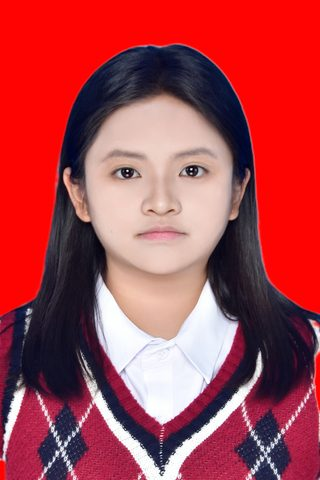
#> input picture mockups/_nurses_3x4/肖雯遥.jpg, 320 x 480 px, found by its file name; its folder holds 4 pictures in this run
$ python _crop_nurses_square.py
#> lines starting #> are read from the running program, lines starting #| are printed output that depends on the picture
# -*- coding: utf-8 -*-
"""陪护师头像统一定标裁切（最终版）

原理：
  1. 自动定位「发顶 y」「下巴 y」→ 得到头部高度 head_h
  2. 统一目标：头部高度 = 裁切边长的 62%  →  side = head_h / 0.62
  3. 人头在画面里本来就偏大的（王一茜/彭彦博），side 会超过原图宽度，
     此时用**背景红做边缘复制延展**（不是纯色填充，保留原有渐变），
     保证 6 张的头部占比完全一致
  4. 底色不变：延展用的就是原图最外侧像素的颜色

输入：mockups/_nurses_3x4/  （原始 3:4 压缩图，未被裁过）
输出：assets/images/nurses/*.jpg  （400x400, q82, progressive, 剥离 EXIF）
"""
import os
from PIL import Image

PROJ = r'D:\yxy\wx_project1'
SRC = os.path.join(PROJ, 'mockups', '_nurses_3x4')
DST = os.path.join(PROJ, 'assets', 'images', 'nurses')
ORDER = [u'肖雯遥', u'王一茜', u'彭彦博', u'方嘉倩', u'胡冰冰', u'谢远杰']

TARGET_HEAD = 0.62      # 头部高度 / 裁切边长
HAIR_TOP_POS = 0.16     # 发顶在裁切框内的纵向位置
OUT_SIDE = 400
QUALITY = 82

# 自动检测不准时的手动覆盖（像素坐标，基于 3:4 原图）
MANUAL_CHIN = {u'王一茜': 250}


def is_red(r, g, b):
    return r > 150 and (r - g) > 90 and (r - b) > 90


def is_skin(r, g, b):
    mx, mn = max(r, g, b), min(r, g, b)
    if mx - mn < 25:
        return False
    return (r > 110 and g > 45 and b > 25 and r > g and r > b
            and (r - g) >= 22 and (g - b) >= -10 and (r - b) >= 30)


def analyze(im):
    """返回 (发顶y, 下巴y, 脸中心x)"""
    w, h = im.size
    px = im.load()
    band = int(h * 0.80)
    hair_top = next((y for y in range(band)
                     if any(not is_red(*px[x, y]) for x in range(w))), 0)
    col = [0] * w
    for y in range(int(h * 0.55)):
        for x in range(w):
            if is_skin(*px[x, y]):
                col[x] += 1
    thr = max(4, int(h * 0.55 * 0.10))
    xs = [x for x in range(w) if col[x] >= thr]
    fx0, fx1 = xs[0], xs[-1]
    fw = fx1 - fx0 + 1
    rows = [sum(1 for x in range(fx0, fx1 + 1) if is_skin(*px[x, y])) for y in range(band)]
    pi = rows.index(max(rows))
    chin = next((y for y in range(pi, band) if rows[y] < fw * 0.62), band)
    return hair_top, chin, (fx0 + fx1) / 2.0


def expand_replicate(im, left, top, right, bottom):
    """用最外侧像素复制延展画布（背景是纯色，延展后无缝）"""
    w, h = im.size
    nw, nh = w + left + right, h + top + bottom
    out = Image.new('RGB', (nw, nh))
    out.paste(im, (left, top))
    if left:
        strip = im.crop((0, 0, 1, h))
        out.paste(strip.resize((left, h)), (0, top))
    if right:
        strip = im.crop((w - 1, 0, w, h))
        out.paste(strip.resize((right, h)), (left + w, top))
    if top:
        band = out.crop((0, top, nw, top + 1))
        out.paste(band.resize((nw, top)), (0, 0))
    if bottom:
        band = out.crop((0, top + h - 1, nw, top + h))
        out.paste(band.resize((nw, bottom)), (0, top + h))
    return out


def build(name):
    src = Image.open(os.path.join(SRC, name + '.jpg')).convert('RGB')
    w, h = src.size
    ht, chin, cx = analyze(src)
    chin = MANUAL_CHIN.get(name, chin)
    head_h = chin - ht

    side = int(round(head_h / TARGET_HEAD))
    side = min(side, h)                       # 纵向不能超过原图高度
    top = int(round(ht - side * HAIR_TOP_POS))
    left = int(round(cx - side / 2.0))

    pad_l = max(0, -left)
    pad_t = max(0, -top)
    pad_r = max(0, left + side - w)
    pad_b = max(0, top + side - h)
    canvas = expand_replicate(src, pad_l, pad_t, pad_r, pad_b)
    left += pad_l
    top += pad_t

    sq = canvas.crop((left, top, left + side, top + side))
    sq = sq.resize((OUT_SIDE, OUT_SIDE), Image.LANCZOS)
    out = os.path.join(DST, name + '.jpg')
    sq.save(out, 'JPEG', quality=QUALITY, optimize=True, progressive=True)
    return head_h, side, pad_l, pad_t, pad_r, pad_b, os.path.getsize(out) / 1024.0


def main():
    total = 0
    print('%-8s %-7s %-7s %-22s %s' % (u'姓名', u'头高', u'裁切边长', u'延展(左/上/右/下)', u'大小'))
    for name in ORDER:
        hh, side, pl, pt, pr, pb, kb = build(name)
#> in build, src is the input picture: PIL image 320x480 RGB; mean R, G, B 171.7, 68.5, 76.6
#> in analyze, `hair_top = next((y for y in range(band) if any(not is_red(*px[x, y]) f..`: hair_top = 44
#> in expand_replicate, `out = Image.new('RGB', (nw, nh))`: out: PIL image 320x484 RGB; every value is 0
#> in expand_replicate, `out.paste(im, (left, top))`:
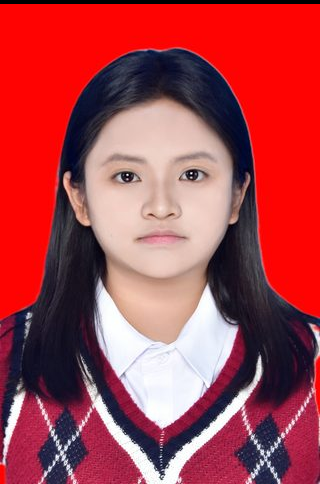
#> out: PIL image 320x484 RGB; mean R, G, B 170.3, 68, 76
#> in build, `sq = canvas.crop((left, top, left + side, top + side))`:
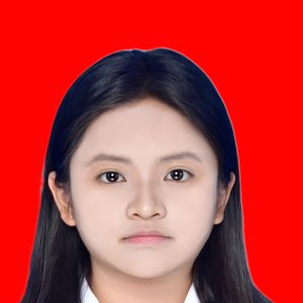
#> sq: PIL image 303x303 RGB; mean R, G, B 190.9, 58.4, 59.1
        total += kb
        print('%-8s %5dpx  %5dpx   %3d/%-3d/%-3d/%-3d        %.1fKB'
              % (name, hh, side, pl, pt, pr, pb, kb))
#| 肖雯遥        188px    303px     0/4  /0  /0          14.6KB
#> pass 2 of the loop in main, `for name in ORDER:`:
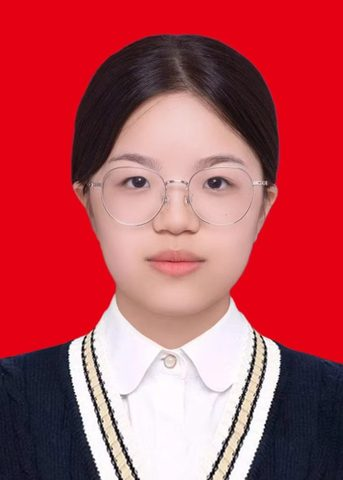
#> input picture mockups/_nurses_3x4/王一茜.jpg, 343 x 480 px, found by its file name
#> in build, src is the input picture: PIL image 343x480 RGB; mean R, G, B 183.1, 78, 87.4
#> in expand_replicate (call 2), `out.paste(band.resize((nw, top)), (0, 0))`:
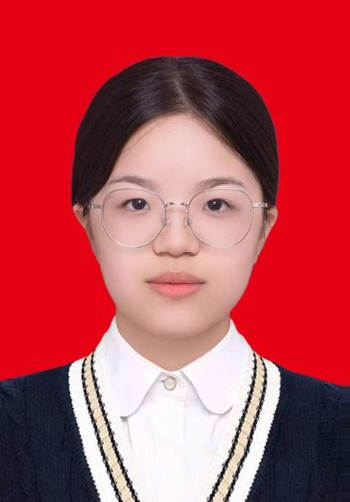
#> out: PIL image 350x502 RGB; mean R, G, B 185.1, 73.2, 83.3
#> in build (call 2), `sq = canvas.crop((left, top, left + side, top + side))`:
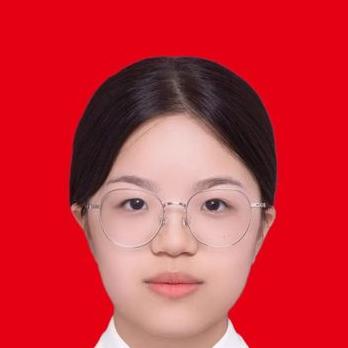
#> sq: PIL image 348x348 RGB; mean R, G, B 200.8, 49.1, 59.6
#| 王一茜        216px    348px     0/22 /7  /0          12.2KB
#> pass 3 of the loop in main, `for name in ORDER:`:
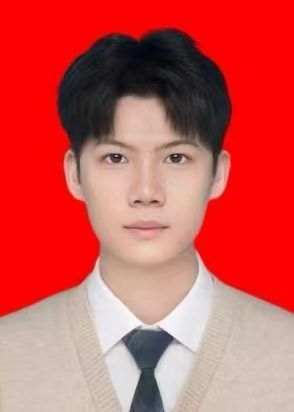
#> input picture mockups/_nurses_3x4/彭彦博.jpg, 294 x 412 px, found by its file name
#> in build, src is the input picture: PIL image 294x412 RGB; mean R, G, B 203.3, 87.1, 83.6
#> in expand_replicate (call 3), `out.paste(band.resize((nw, top)), (0, 0))`:
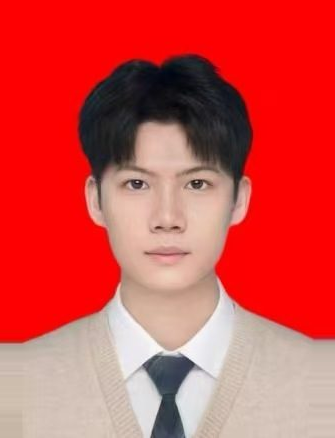
#> out: PIL image 335x438 RGB; mean R, G, B 210.7, 76.9, 74.1
#> in build (call 3), `sq = canvas.crop((left, top, left + side, top + side))`:
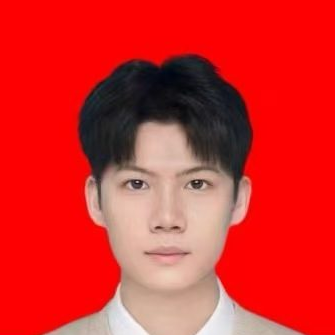
#> sq: PIL image 335x335 RGB; mean R, G, B 214, 43.4, 41.9
#| 彭彦博        208px    335px    21/26 /20 /0          10.3KB
#> the loop made 5 passes; the first 3 are shown
    print(u'合计 %.1fKB    头部占比统一为 %.0f%%' % (total, TARGET_HEAD * 100))


if __name__ == '__main__':
#> (the run stopped early here; a loop or call above may not have finished)
